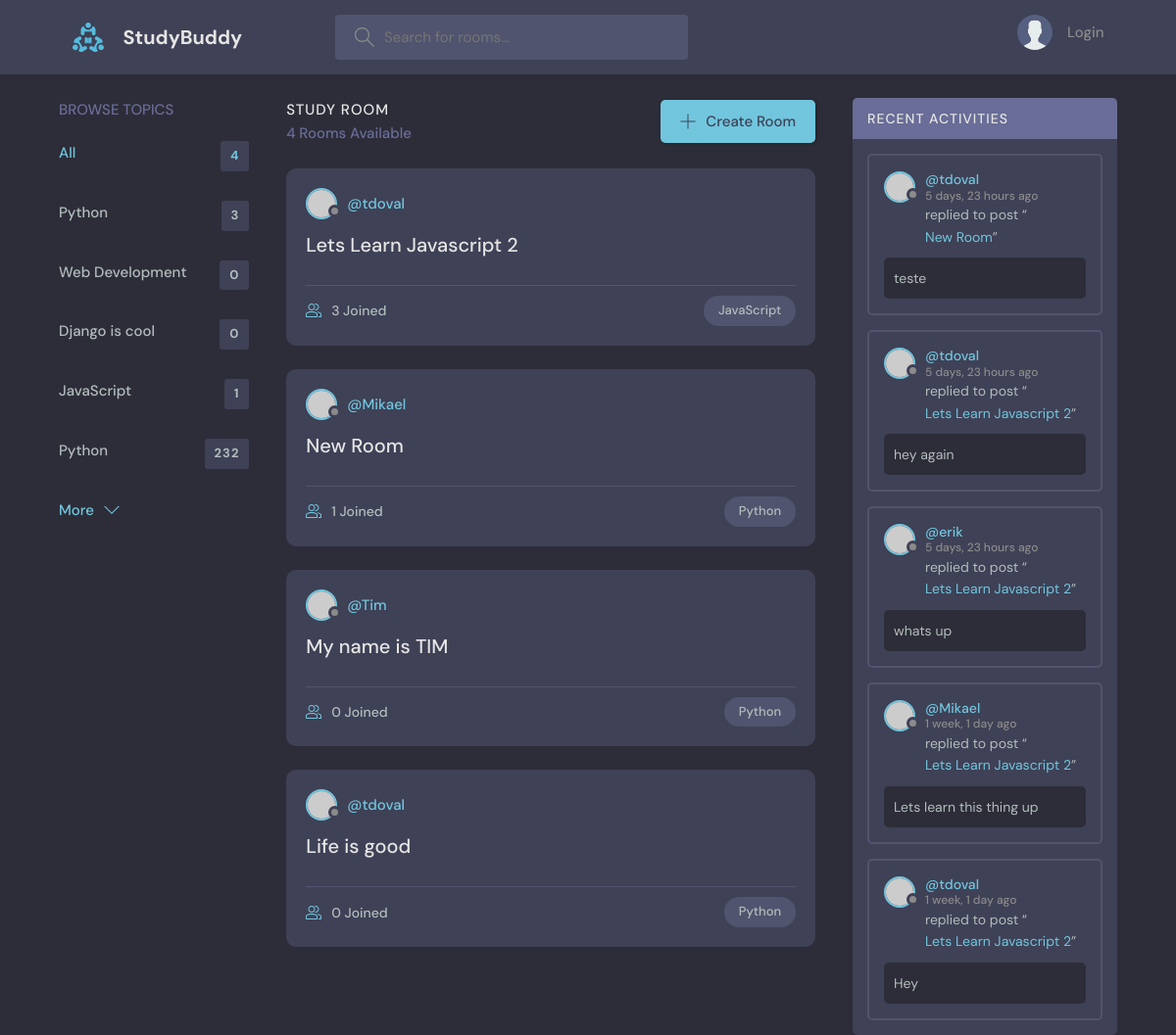
Before: / with the older database file.
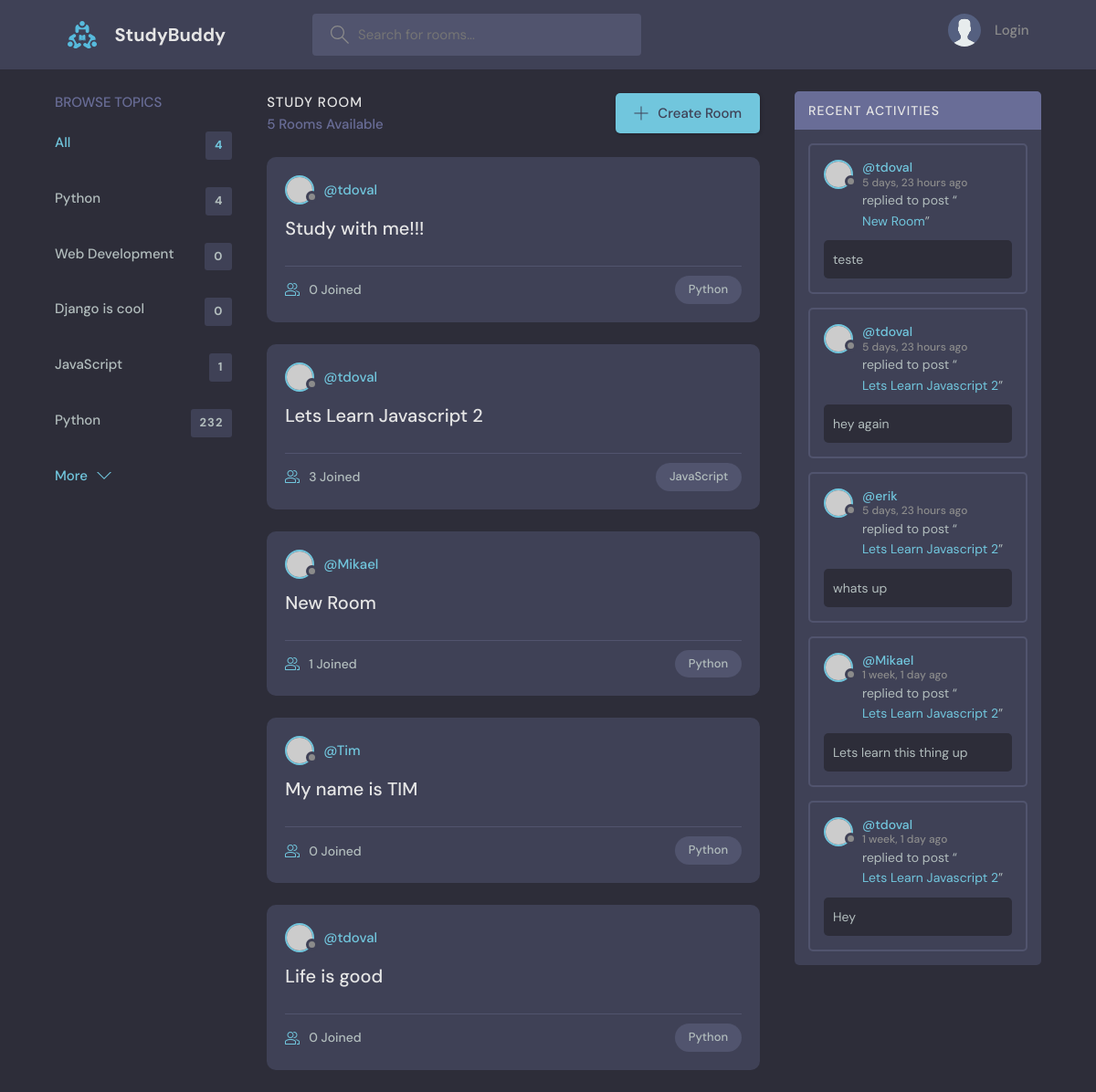
After: the same page with the newer database file.
### base/models.py (models this page shows, shortened)
class Topic(models.Model):
    name = models.CharField(max_length=200)

class Room(models.Model):
    host = models.ForeignKey(User, on_delete=models.SET_NULL, null=True)
    topic = models.ForeignKey(Topic, on_delete=models.SET_NULL, null=True)
    name = models.CharField(max_length=200)
    description = models.TextField(null=True, blank=True)
    participants = models.ManyToManyField(User, related_name='participants', blank=True)
    updated = models.DateTimeField(auto_now=True)
    created = models.DateTimeField(auto_now_add=True)
    class Meta:
        ordering = ['-updated', '-created']
    def __str__(self):
        return self.name

class Message(models.Model):
    user = models.ForeignKey(User, on_delete=models.CASCADE)
    room = models.ForeignKey(Room, on_delete=models.CASCADE)
    body = models.TextField()
    updated = models.DateTimeField(auto_now=True)
    created = models.DateTimeField(auto_now_add=True)
    class Meta:
        ordering = ['-updated', '-created']

### base/views.py (the view)
# urls.py: path('', views.home, name="home"),
def home(request):
    q = request.GET.get('q') if request.GET.get('q') != None else ''
    rooms = Room.objects.filter(
        Q(topic__name__icontains=q) |
        Q(name__icontains=q) |
        Q(description__icontains=q)
        )
    topics = Topic.objects.all()
    room_count = rooms.count()
    room_messages = Message.objects.filter(Q(room__topic__name__icontains=q))
    context = {'rooms': rooms, 'topics':topics, 'room_count':room_count,'room_messages':room_messages}
    return render(request, 'base/home.html', context)

### base/templates/base/home.html (shortened to what this page needs)
{% extends 'main.html'  %}
{% block content  %}
    <main class="layout layout--3">
      <div class="container">
        {% include 'base/topics_component.html' %}
        <div class="roomList">
          <div class="roomList__header">
            <div>
              <h2>Study Room</h2>
              <p>{{room_count}} Rooms Available</p>
            </div>
            <a class="btn btn--main" href="create-room.html">
              <svg version="1.1" xmlns="http://www.w3.org/2000/svg" width="32" height="32" viewBox="0 0 32 32">
                <title>add</title>
                <path
                  d="M16.943 0.943h-1.885v14.115h-14.115v1.885h14.115v14.115h1.885v-14.115h14.115v-1.885h-14.115v-14.115z"
                ></path>
              </svg>
              Create Room
            </a>
          </div>
          {% include 'base/feed_component.html' %}
        </div>
        {% include 'base/activity_component.html' %}
      </div>
    </main>
{% endblock %}

### base/templates/base/topics_component.html
<div class="topics">
    <div class="topics__header">
      <h2>Browse Topics</h2>
    </div>
    <ul class="topics__list">
      <li>
        <a href="{% url 'home' %}" class="active">All <span>{{topics.count}}</span></a>
      </li>
      {% for topic in topics %}
      <li>
          <a href="{% url 'home' %}?q={{topic.name}}">{{topic.name}} <span>{{topic.room_set.all.count}}</span></a>
      </li>
      {% endfor %}
      <li>
        <a href="/">Python <span>232</span></a>
      </li>
    </ul>
    <a class="btn btn--link" href="topics.html">
      More
      <svg version="1.1" xmlns="http://www.w3.org/2000/svg" width="32" height="32" viewBox="0 0 32 32">
        <title>chevron-down</title>
        <path d="M16 21l-13-13h-3l16 16 16-16h-3l-13 13z"></path>
      </svg>
    </a>
  </div>

### base/templates/base/feed_component.html (shortened to what this page needs)
{% for room in rooms %}
<div class="roomListRoom">
    <div class="roomListRoom__header">
      <a href="{% url 'user-profile' room.host.id %}" class="roomListRoom__author">
        <div class="avatar avatar--small">
          <img src="https://randomuser.me/api/portraits/women/11.jpg" />
        </div>
        <span>@{{room.host.username}}</span>
      </a>
    </div>
    <div class="roomListRoom__content">
      <a href="{% url 'room' room.id %}">{{room.name}}</a>
    </div>
    <div class="roomListRoom__meta">
      <a href="{% url 'room' room.id %}" class="roomListRoom__joined">
        {{room.participants.all.count}} Joined
      </a>
      <p class="roomListRoom__topic">{{room.topic.name}}</p>
    </div>
</div>
{% endfor %}

### base/templates/base/activity_component.html (shortened to what this page needs)
<div class="activities">
    <div class="activities__header">
      <h2>Recent Activities</h2>
    </div>
    {% for message in room_messages %}
    <div class="activities__box">
      <div class="activities__boxHeader roomListRoom__header">
        <a href="{% url 'user-profile' message.user.id %}" class="roomListRoom__author">
          <div class="avatar avatar--small">
            <img src="https://randomuser.me/api/portraits/women/11.jpg" />
          </div>
          <p>
            @{{message.user}}
            <span>{{message.created|timesince}} ago</span>
          </p>
        </a>
      </div>
      <div class="activities__boxContent">
        <p>replied to post “<a href="{% url 'room' message.room.id %}}">{{message.room}}</a>”</p>
        <div class="activities__boxRoomContent">
            {{message.body}}
        </div>
      </div>
    </div>
    {% endfor %}
  </div>

Changed rows visible on the page:
computed for Topic "Python": room_set.all.count "3" → "4"
added Room: host.username "tdoval", name "Study with me!!!", participants.all.count "0", topic.name "Python"
Other visible differences:
{{ room_count }}: "4" → "5"
